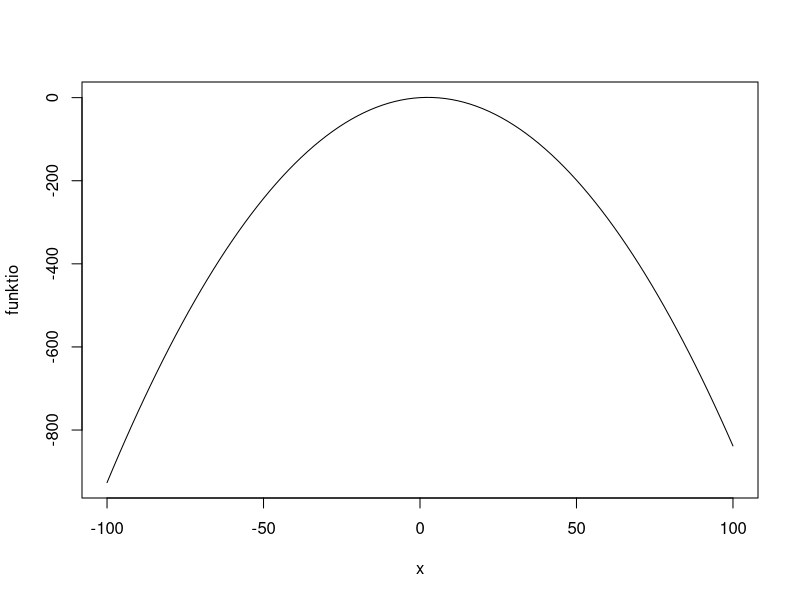
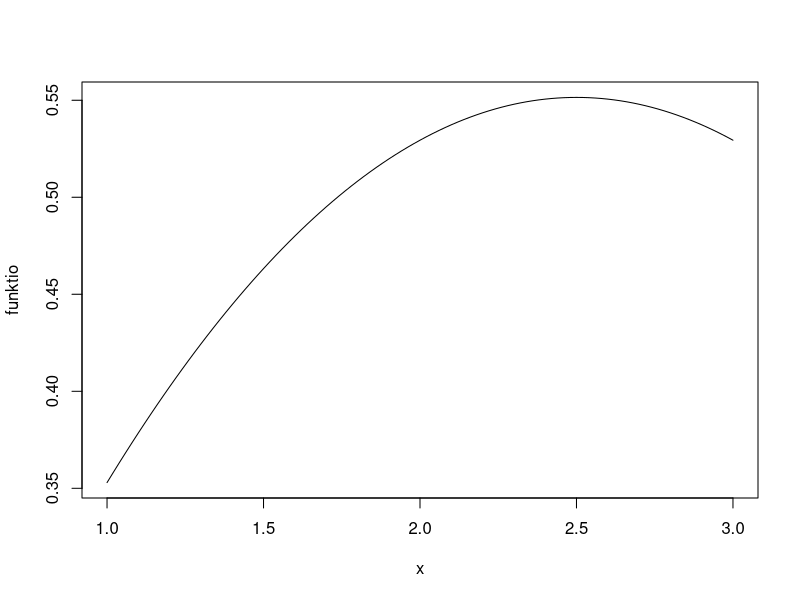

Recreate these plots in R, in order.
# Harjoittelua
funktio <- function(x) -3/34*x^2+15/34*x
funktio
integrate(funktio, 1, 3)
plot(funktio,-100,100)
plot(funktio,1,3)
integrate(funktio, 1.5, 2)

### Tehtävä 3
# a)

# W = arvot 
W <- c(1,2) 
# pisteW = pistetodennäköisyysfunktio
pisteW <- c(0.35, 0.65) 

# ODOTUSARVO
EW <- sum(W*pisteW) 
EW 

# VARIANSSI
varW <- sum((W-EW)^2*pisteW)
varW

# KESKIHAJONTA
sdW <- sqrt(varW)
sdW

# b)

# Y = arvot
Y <- 3*W-2
Y

# Y pistetodennäköisyydet ovat samat kuin W
pisteY <- pisteW
pisteY

# ODOTUSARVO
EY <- sum(Y*pisteY) 
EY

# c)
# Hyödynnetään oppimateriaalin “lause 6.1” kohtia 1-2: 
# E(Y) = 3*E(W)-E(2)
EY1 <- 3*EW-2
EY1


### Tehtävä 5

# TIHEYSFUNKTIO
tiheys <- function(x) 1/15
tiheys

# Jatkuvan satunnaismuuttujan ODOTUSARVO
xtiheys <- function(x) x*tiheys(x)
EX <- integrate(xtiheys, 0, 15)$value
EX

# VARIANSSI
varfunction <- function(x) (x-EX)^2*tiheys(x)
varX <- integrate(varfunction, 0, 8)$value
varX


### Tehtävä 6
# TIHEYSFUNKTIO
tiheys <- function(x) (-3/34)*x^2+(15/34)*x
tiheys

# a)
# ODOTUSARVO
xtiheys <- function(x) x*tiheys(x)
EX <- integrate(xtiheys, 1, 3)$value
EX

# VARIANSSI
varfunction <- function(x) (x-EX)^2*tiheys(x)
varX <- integrate(varfunction, 1, 3)$value
varX

# b)
# MUUNNOS
muunnos <- function(x) log(x)
muunnos

# Muunnoksen ODOTUSARVO
muunnoskertaafunktio <- function(x) muunnos(x)*tiheys(x) 
Emuunnos <- integrate(muunnoskertaafunktio, 1, 3)$value
Emuunnos

# Muunnoksen VARIANSSI
varfunction <- function(x) (x-Emuunnos)^2*muunnos(x)
varmuunnos <- integrate(varfunction, 1, 3)$value
varmuunnos

# c)
# Odotusarvon logaritmi
log(EX)

### Tehtävä 7

# Arpojen lukumäärä per kategoria
lkmPerKategoria <- c(3,70,1000,3000,5000,130000,160000,450000,2250927)
lkmPerKategoria

# Arpojen lukumäärä suhteessa kaikkiin arpoihin, prosentteja
lkmSuhteessaKaikkiin <- lkmPerKategoria/3000000*100
lkmSuhteessaKaikkiin

# Kategorian voittomäärä per voittava arpa
voittoaPerArpa <- c(20000,1000,100,50,20,10,5,2,0)
voittoaPerArpa

# Kategorian voitot yhteensä
voittoaYhtPerKategoria <- lkmPerKategoria*voittoaPerArpa
voittoaYhtPerKategoria

# Kategorian voitot suhteessa kaikkiin voittoihin, prosentteja
voittoaSuhteessaKaikkiin <- voittoaYhtPerKategoria/3480000*100
voittoaSuhteessaKaikkiin

# Luodaan dataframe, joka sisältää voitonjakoprosentit per kategoria
voitonjakoprosentti <- data.frame(
  voittoaPerArpa,
  lkmSuhteessaKaikkiin,
  voittoaSuhteessaKaikkiin,
  stringsAsFactors = F
  )
voitonjakoprosentti

# Luodaan vielä dataframe, jossa on kaikki tiedot
tiedot.kaikki <- data.frame(
  voittoaPerArpa,
  lkmPerKategoria,
  lkmSuhteessaKaikkiin,
  voittoaYhtPerKategoria,
  voittoaSuhteessaKaikkiin,
  stringsAsFactors = F
)
tiedot.kaikki

# b) 

# ODOTUSARVO
# Summataan vaihtoehdot*niiden todennäköisyys
Evoitto <- sum(voitonjakoprosentti$voittoaPerArpa*(voitonjakoprosentti$lkmSuhteessaKaikkiin/100))
Evoitto
